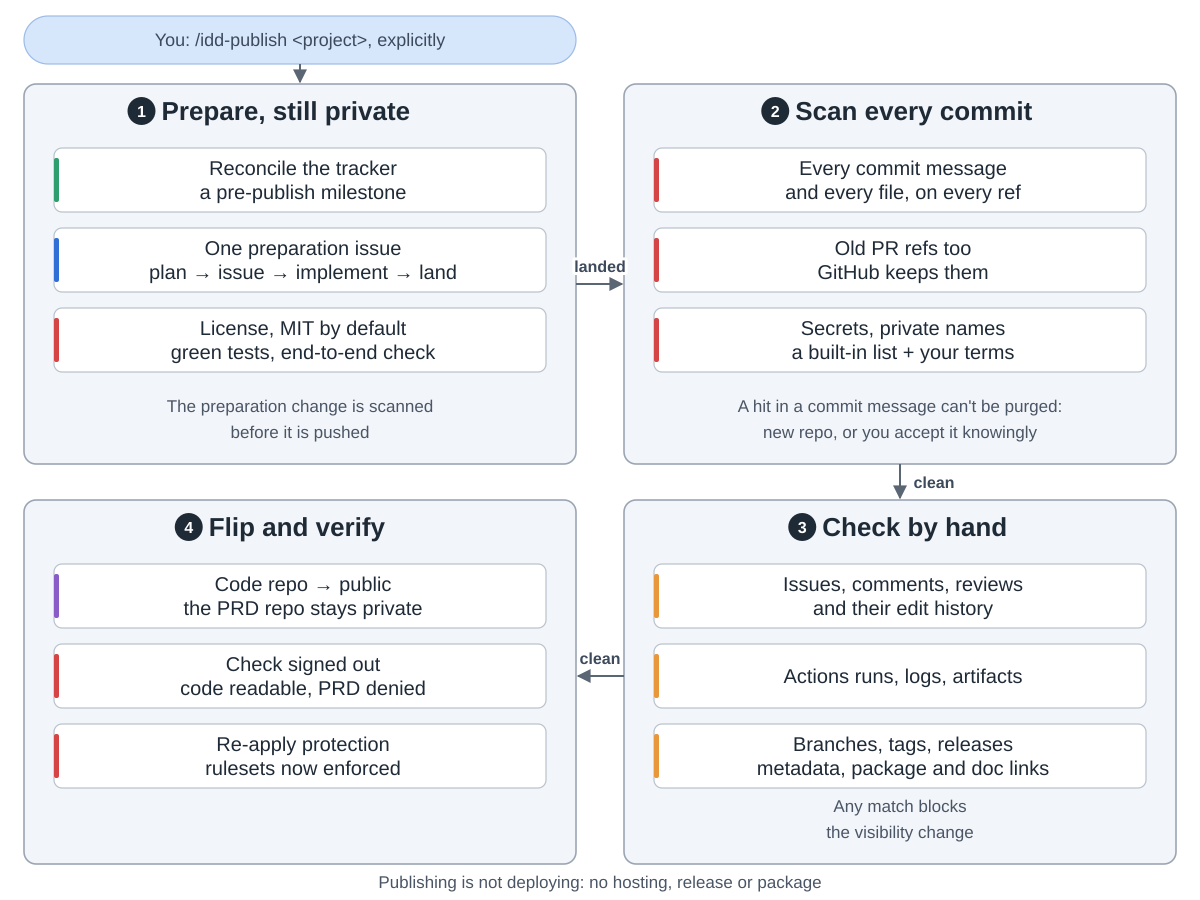

Recreate this plot in Python.
"""/idd-publish: prepare while private, scan everything, then make only the code repo public.
Drawn from maximalfocus/idd-skills at commit f905928 (skills/idd-publish/SKILL.md,
skills/idd-publish/scripts/scan-exposure.sh, skills/idd-plan/scripts/protect-main.sh, README.md
Publication boundary).
Run: python3 publish.py"""
import sys
from pathlib import Path

sys.path.insert(0, str(Path(__file__).resolve().parents[2] / "tools"))
from archdiagram import Diagram  # noqa: E402

d = Diagram("idd-publish",
            "You run /idd-publish with a project, explicitly. "
            "1 Prepare, still private: reconcile the tracker at this pre-publish milestone; one preparation issue "
            "goes through plan, issue, implement and land; a license, MIT by default, green tests and an "
            "end-to-end check. The preparation change is scanned before it is pushed. "
            "2 Scan every commit: every commit message and every file on every ref, old pull request refs too, "
            "since GitHub keeps them, for secrets and private names from a built-in list plus your terms. A hit "
            "in a commit message cannot be purged: publish from a new repository, or you accept it knowingly. "
            "3 Check by hand: issues, comments, reviews and their edit history; Actions runs, logs and artifacts; "
            "branches, tags, releases, repository metadata, and package and documentation links. Any match "
            "blocks the visibility change. "
            "4 Flip and verify: the code repository becomes public and the PRD repository stays private; check "
            "while signed out that the code is readable and the PRD is denied; re-apply protection, so the "
            "rulesets are now enforced. Publishing is not deploying: no hosting, release or package.")

L, R, W = 24, 624, 552
T1, H1 = 84, 380
T2, H2 = 500, 364
CW, CH, GAP = 492, 64, 16


def column(x, top, cards, gap=GAP):
    for i, (lbl, kind) in enumerate(cards):
        d.card(x + 30, top + 64 + i * (CH + gap), lbl, kind, w=CW, h=CH)


def notes(x, top, h, a, b):
    d.note(x + W / 2, top + h - 52, a)
    d.note(x + W / 2, top + h - 26, b)


d.pill(L, 16, W, 48, "You: /idd-publish <project>, explicitly")
d.arrow(f"M{L + W / 2} 64V{T1 - 2}")

d.group(L, T1, W, H1, "Prepare, still private", 1)
column(L, T1, [("Reconcile the tracker|a pre-publish milestone", "plan"),
               ("One preparation issue|plan → issue → implement → land", "coding"),
               ("License, MIT by default|green tests, end-to-end check", "review")])
notes(L, T1, H1, "The preparation change is scanned", "before it is pushed")

d.group(R, T1, W, H1, "Scan every commit", 2)
column(R, T1, [("Every commit message|and every file, on every ref", "review"),
               ("Old PR refs too|GitHub keeps them", "review"),
               ("Secrets, private names|a built-in list + your terms", "review")])
notes(R, T1, H1, "A hit in a commit message can't be purged:", "new repo, or you accept it knowingly")

d.group(R, T2, W, H2, "Check by hand", 3)
column(R, T2, [("Issues, comments, reviews|and their edit history", "critic"),
               ("Actions runs, logs, artifacts", "critic"),
               ("Branches, tags, releases|metadata, package and doc links", "critic")])
notes(R, T2, H2, "Any match blocks", "the visibility change")

d.group(L, T2, W, H2, "Flip and verify", 4)
column(L, T2, [("Code repo → public|the PRD repo stays private", "write"),
               ("Check signed out|code readable, PRD denied", "review"),
               ("Re-apply protection|rulesets now enforced", "review")])

d.arrow(f"M{L + W} {T1 + 200}H{R - 2}", label="landed", at=(600, T1 + 188))
d.arrow(f"M{R + W / 2} {T1 + H1}V{T2 - 2}", label="clean", at=(R + W / 2 + 34, T1 + H1 + 24))
d.arrow(f"M{R} {T2 + 176}H{L + W + 2}", label="clean", at=(600, T2 + 164))

d.note(600, 888, "Publishing is not deploying: no hosting, release or package")

d.save(Path(__file__).with_name("publish.svg"))
